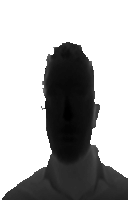
#> input picture tst1.png, 128 x 200 px
$ python Demo.py
#> lines starting #> are read from the running program, lines starting #| are printed output that depends on the picture
import numpy as np
import cv2

def estimate_brain_weight(depth_image_path, pixel_area=1, volume_to_weight_factor=1.05e-3):
    """
    Estimates brain weight from a single depth image.

    Args:
        depth_image_path (str): Path to the depth image.
        pixel_area (float): Area represented by each pixel in mm².
        volume_to_weight_factor (float): Conversion factor from volume to weight in grams/mm³.

    Returns:
        float: Estimated brain weight in grams.
    """
#> called with depth_image_path = 'tst1.png', pixel_area = 1, volume_to_weight_factor = 0.00105
    # Load the depth image
    depth_image = cv2.imread(depth_image_path, cv2.IMREAD_GRAYSCALE)
#> depth_image is the input picture: shape (200, 128); min 0, max 255, mean 174.6

    if depth_image is None:
        raise ValueError("Unable to load the depth image. Please check the file path.")

    # Normalize depth values (assuming 0-255 maps to 0-100 mm for Kinect V2)
    depth_in_mm = depth_image * (100.0 / 255.0)  # Adjust range as per actual sensor specs
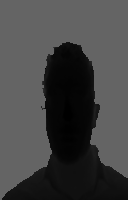
#> depth_in_mm: shape (200, 128) float64; min 0, max 100, mean 68.5

    # Calculate approximate volume (sum of depth * pixel area)
    volume_mm3 = np.sum(depth_in_mm) * pixel_area  # Volume in cubic millimeters (mm³)
#> volume_mm3 = 1753016.5

    # Convert volume to brain weight using the factor
    brain_weight = volume_mm3 * volume_to_weight_factor  # Weight in grams
#> brain_weight = 1840.7

    print(f"Debug Info: Total Volume (mm³): {volume_mm3:.2f}")
#| Debug Info: Total Volume (mm³): 1753016.47
    print(f"Debug Info: Volume-to-Weight Factor: {volume_to_weight_factor}")

    return brain_weight

# Example usage
depth_image_path = 'tst1.png'  # Replace with your image path
estimated_weight = estimate_brain_weight(depth_image_path, pixel_area=1, volume_to_weight_factor=1.05e-3)
#> estimated_weight = 1840.7
print(f"Estimated Brain Weight: {estimated_weight:.2f} grams")
#| Estimated Brain Weight: 1840.67 grams
